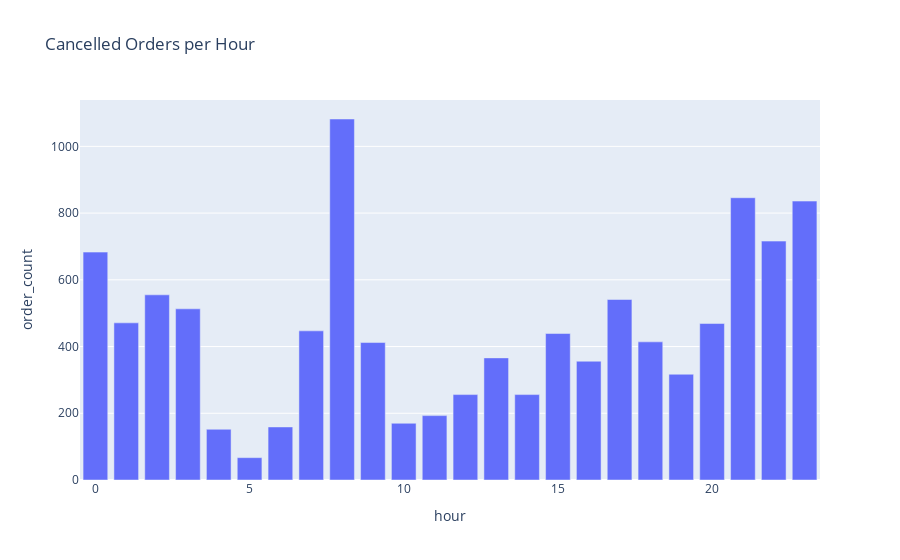

Here is the notebook cell this chart was saved with:
### Code cell
# cancelled orders per hour
orders['order_datetime'] = pd.to_datetime(orders['order_datetime'])
orders['hour'] = orders['order_datetime'].dt.hour
per_hour = orders.groupby('hour')['order_gk'].count().reset_index().rename(columns = {'order_gk':'order_count'})

fig = px.line(per_hour,
             x = 'hour',
             y = 'order_count',
             title = 'Cancelled Orders per Hour')
fig.show()
per_hour

### Figure 1 — Plotly figure (JSON) as saved in the notebook; plotly's stock layout.template omitted (floating-point values rounded to 4 significant figures)
{"data": [{"alignmentgroup": "True", "hovertemplate": "hour=%{x}<br>order_count=%{y}<extra></extra>", "legendgroup": "", "marker": {"color": "#636efa", "pattern": {"shape": ""}}, "name": "", "offsetgroup": "", "orientation": "v", "showlegend": false, "textposition": "auto", "type": "bar", "x": [0, 1, 2, 3, 4, 5, 6, 7, 8, 9, 10, 11, 12, 13, 14, 15, 16, 17, 18, 19, 20, 21, 22, 23], "xaxis": "x", "y": [683, 471, 555, 513, 152, 67, 159, 447, 1082, 412, 170, 193, 256, 366, 256, 439, 356, 541, 414, 317, 469, 846, 716, 836], "yaxis": "y"}], "layout": {"autosize": true, "barmode": "relative", "legend": {"tracegroupgap": 0}, "title": {"text": "Cancelled Orders per Hour"}, "xaxis": {"anchor": "y", "autorange": true, "domain": [0, 1], "range": [-0.5, 23.5], "title": {"text": "hour"}, "type": "linear"}, "yaxis": {"anchor": "x", "autorange": true, "domain": [0, 1], "range": [0, 1139.0], "title": {"text": "order_count"}, "type": "linear"}}}
